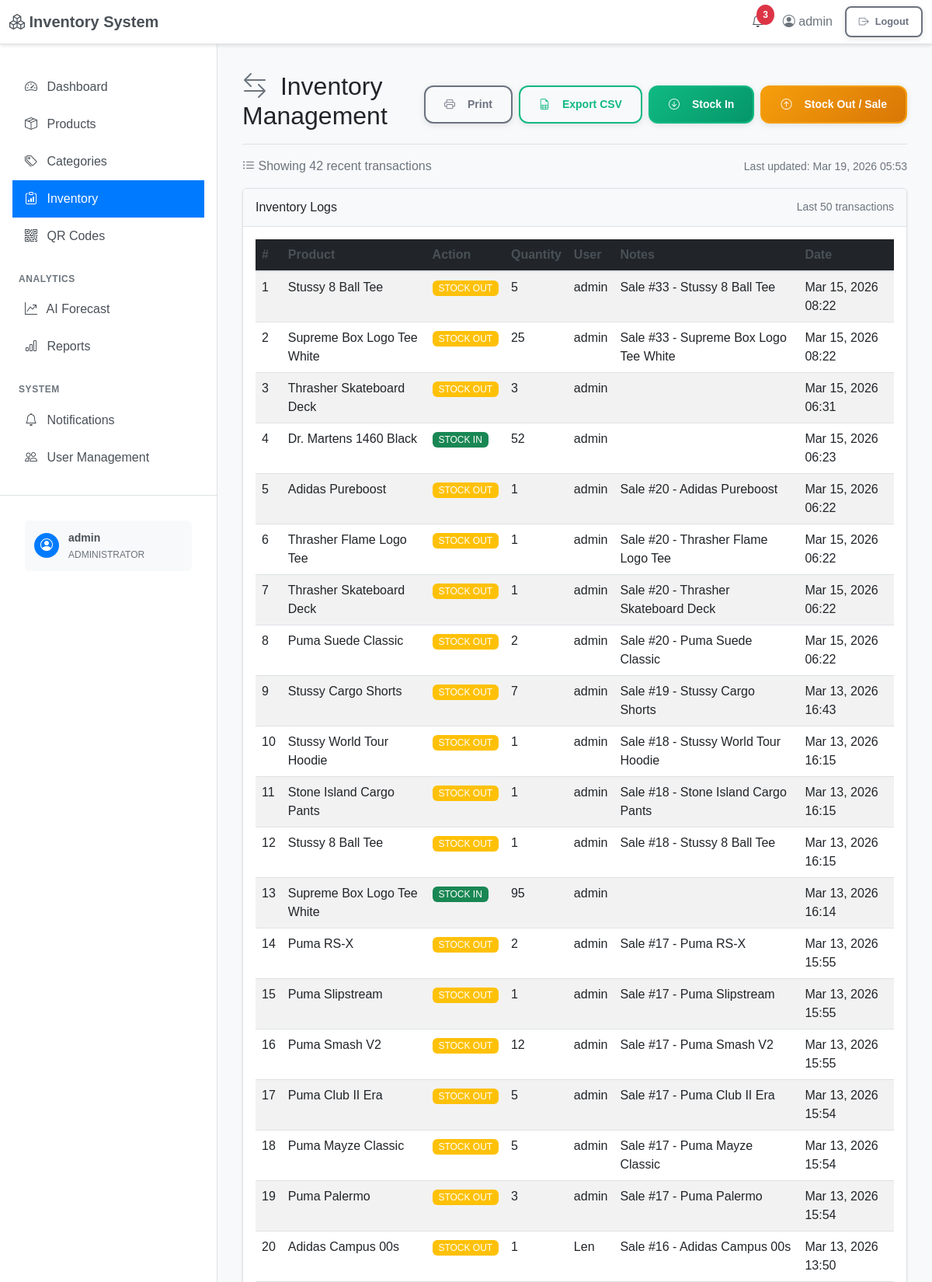
Page /inventory.php (signed in, upper part) on the committed database.
### tables this page shows
CREATE TABLE `inventory_logs` (
  `id` int(11) NOT NULL,
  `product_id` int(11) NOT NULL,
  `action` enum('stock_in','stock_out') NOT NULL,
  `quantity` int(11) NOT NULL,
  `user_id` int(11) DEFAULT NULL,
  `notes` text DEFAULT NULL,
  `created_at` timestamp NOT NULL DEFAULT current_timestamp()
);

CREATE TABLE `products` (
  `id` int(11) NOT NULL,
  `product_name` varchar(200) NOT NULL,
  `category_id` int(11) DEFAULT NULL,
  `supplier_id` int(11) DEFAULT NULL,
  `price` decimal(10,2) NOT NULL,
  `cost_price` decimal(10,2) DEFAULT 0.00,
  `stock_quantity` int(11) DEFAULT 0,
  `reorder_level` int(11) DEFAULT 10,
  `barcode` varchar(100) DEFAULT NULL,
  `image` varchar(255) DEFAULT NULL,
  `date_added` timestamp NOT NULL DEFAULT current_timestamp()
);

CREATE TABLE `users` (
  `id` int(11) NOT NULL,
  `username` varchar(50) NOT NULL,
  `password` varchar(255) NOT NULL,
  `role` enum('admin','manager','cashier','viewer') DEFAULT 'cashier',
  `created_at` timestamp NOT NULL DEFAULT current_timestamp(),
  `email` varchar(100) DEFAULT NULL,
  `first_name` varchar(50) DEFAULT NULL,
  `last_name` varchar(50) DEFAULT NULL,
  `phone` varchar(20) DEFAULT NULL,
  `status` enum('active','inactive','suspended') DEFAULT 'active',
  `last_login` timestamp NULL DEFAULT NULL,
  `failed_login_attempts` int(11) DEFAULT 0,
  `locked_until` timestamp NULL DEFAULT NULL,
  `two_factor_enabled` tinyint(1) DEFAULT 0,
  `two_factor_secret` varchar(32) DEFAULT NULL,
  `created_by` int(11) DEFAULT NULL
);

### inventory.php (the view, shortened to what this page needs)
<?php
$database = new Database();
$db = $database->getConnection();
try {
    $db->query("SHOW TABLES LIKE 'inventory_logs'")->fetch();
    $db->exec("CREATE TABLE IF NOT EXISTS inventory_logs (
        id INT AUTO_INCREMENT PRIMARY KEY,
        product_id INT NOT NULL,
        action ENUM('stock_in', 'stock_out') NOT NULL,
        quantity INT NOT NULL,
        user_id INT NULL,
        notes TEXT NULL,
        created_at TIMESTAMP DEFAULT CURRENT_TIMESTAMP,
        INDEX idx_product (product_id),
        INDEX idx_created (created_at)
    )");
    $db->exec("CREATE TABLE IF NOT EXISTS sales (
        id INT AUTO_INCREMENT PRIMARY KEY,
        product_id INT NULL,
        quantity INT NULL,
        total_price DECIMAL(10,2) NULL,
        customer_name VARCHAR(255) NULL,
        customer_email VARCHAR(255) NULL,
        customer_phone VARCHAR(20) NULL,
        payment_method ENUM('cash', 'card', 'digital_wallet', 'bank_transfer') DEFAULT 'cash',
        total_amount DECIMAL(10,2) NULL,
        notes TEXT NULL,
        created_at TIMESTAMP DEFAULT CURRENT_TIMESTAMP,
        INDEX idx_product (product_id),
        INDEX idx_created (created_at),
        INDEX idx_customer (customer_name)
    )");
    $db->exec("CREATE TABLE IF NOT EXISTS sale_items (
        id INT AUTO_INCREMENT PRIMARY KEY,
        sale_id INT NOT NULL,
        product_id INT NOT NULL,
        quantity INT NOT NULL,
        unit_price DECIMAL(10,2) NOT NULL,
        total_price DECIMAL(10,2) NOT NULL,
        created_at TIMESTAMP DEFAULT CURRENT_TIMESTAMP,
        INDEX idx_sale (sale_id),
        INDEX idx_product (product_id)
    )");
} catch (Exception $e) {
    error_log("Inventory tables creation error: " . $e->getMessage());
}
try {
    $logs_query = "SELECT il.*, p.product_name, u.username
                   FROM inventory_logs il
                   JOIN products p ON il.product_id = p.id
                   LEFT JOIN users u ON il.user_id = u.id
                   ORDER BY il.created_at DESC
                   LIMIT 50";
    $logs = $db->query($logs_query)->fetchAll(PDO::FETCH_ASSOC);
} catch (Exception $e) {
    error_log("Error fetching inventory logs: " . $e->getMessage());
    $logs = [];
}
?>
<!DOCTYPE html>
<html lang="en">
<head>
    <link href="https://cdn.jsdelivr.net/npm/bootstrap@5.3.0/dist/css/bootstrap.min.css" rel="stylesheet">
    <link rel="stylesheet" href="https://cdn.jsdelivr.net/npm/bootstrap-icons@1.11.0/font/bootstrap-icons.css">
    <link rel="stylesheet" href="css/style.css?v=<?php echo time(); ?>">
</head>
<body>
    <?php include 'includes/navbar.php'; ?>
    <div class="container-fluid">
        <?php include 'includes/sidebar.php'; ?>
        <main>
            <div class="d-flex justify-content-between flex-wrap flex-md-nowrap align-items-center pt-3 pb-2 mb-3 border-bottom">
                <h1 class="h2"><i class="bi bi-arrow-left-right"></i> Inventory Management</h1>
                <div class="d-flex gap-2 align-items-center">
                    <button onclick="printInventory()" class="btn btn-outline-secondary">
                        <i class="bi bi-printer me-2"></i> Print
                    </button>
                    <button onclick="exportInventoryCSV()" class="btn btn-outline-success">
                        <i class="bi bi-file-earmark-spreadsheet me-2"></i> Export CSV
                    </button>
                    <button class="btn btn-success" data-bs-toggle="modal" data-bs-target="#stockInModal">
                        <i class="bi bi-arrow-down-circle me-2"></i> Stock In
                    </button>
                    <button class="btn btn-warning" data-bs-toggle="modal" data-bs-target="#stockOutModal">
                        <i class="bi bi-arrow-up-circle me-2"></i> Stock Out / Sale
                    </button>
                </div>
            </div>
                <div class="d-flex justify-content-between align-items-center mb-3">
                    <div>
                        <span class="text-muted">
                            <i class="bi bi-list-ul"></i>
                            Showing <?php echo count($logs); ?> recent transaction<?php echo count($logs) !== 1 ? 's' : ''; ?>
                        </span>
                    </div>
                    <div class="text-muted">
                        <small>Last updated: <?php echo date('M d, Y H:i'); ?></small>
                    </div>
                </div>
                <div class="card">
                    <div class="card-header">
                        <div class="d-flex justify-content-between align-items-center">
                            <span>Inventory Logs</span>
                            <small class="text-muted">Last 50 transactions</small>
                        </div>
                    </div>
                    <div class="card-body">
                        <?php if (empty($logs)): ?>
                            <div class="text-center py-4">
                                <div class="text-muted">
                                    <i class="bi bi-inbox fs-1"></i>
                                    <p class="mt-2">No inventory transactions found</p>
                                    <p><small>Start by adding or removing stock from products</small></p>
                                </div>
                            </div>
                        <?php else: ?>
                            <div class="table-responsive">
                                <table class="table table-striped table-hover" id="inventoryTable">
                                    <thead class="table-dark">
                                        <tr>
                                            <th>#</th>
                                            <th>Product</th>
                                            <th>Action</th>
                                            <th>Quantity</th>
                                            <th>User</th>
                                            <th>Notes</th>
                                            <th>Date</th>
                                        </tr>
                                    </thead>
                                    <tbody>
                                        <?php foreach ($logs as $index => $log): ?>
                                            <tr>
                                                <td><?php echo $index + 1; ?></td>
                                                <td><?php echo htmlspecialchars($log['product_name']); ?></td>
                                                <td>
                                                    <span class="badge <?php echo $log['action'] === 'stock_in' ? 'bg-success' : 'bg-warning'; ?>">
                                                        <?php echo strtoupper(str_replace('_', ' ', $log['action'])); ?>
                                                    </span>
                                                </td>
                                                <td><?php echo $log['quantity']; ?></td>
                                                <td><?php echo htmlspecialchars($log['username'] ?? 'System'); ?></td>
                                                <td><?php echo htmlspecialchars($log['notes']); ?></td>
                                                <td><?php echo date('M d, Y H:i', strtotime($log['created_at'])); ?></td>
                                            </tr>
                                        <?php endforeach; ?>
                                    </tbody>
                                </table>
                            </div>
                        <?php endif; ?>
                    </div>
                </div>
        </main>
    </div>
</body>
</html>

### css/style.css (style rules this page uses)
body { font-family: Arial, sans-serif; background-color: #f8f9fa; padding-top: 56px; }
main { margin-left: 280px; padding: 20px; }
.card { border: 1px solid #dee2e6; border-radius: 0.375rem; box-shadow: 0 1px 3px rgba(0,0,0,0.1); margin-bottom: 1.5rem; }
.card-header { background-color: #f8f9fa; border-bottom: 1px solid #dee2e6; padding: 0.75rem 1rem; }
.card-body { padding: 1rem; }
.table { margin-bottom: 0; }
.table thead th { border-bottom: 2px solid #dee2e6; font-weight: 600; color: #495057; }
.btn { border-radius: 0.375rem; font-weight: 500; padding: 0.5rem 1rem; }
.btn i { margin-right: 0.25rem; }
.badge { font-size: 0.75em; font-weight: 500; }
.border-bottom { border-bottom: 1px solid #dee2e6 !important; }
h1, h2, h3, h4, h5, h6 { color: #495057; font-weight: 600; }
h1 i, h2 i, h3 i, h4 i, h5 i, h6 i { margin-right: 0.5rem; color: #6c757d; }
.text-muted { color: #6c757d !important; }
.fade-in { animation: fadeIn 0.3s ease-in; }
tbody tr { transition: background-color 0.2s ease, transform 0.2s ease; }
.btn { display: inline-flex; align-items: center; justify-content: center; padding: 0.75rem 1.5rem; font-size: 0.875rem; font-weight: 600; line-height: 1.5; border-radius: 12px; border: 2px solid transparent; text-decoration: none; white-space: nowrap; transition: all 0.3s cubic-bezier(0.4, 0, 0.2, 1); position: relative; overflow: hidden; min-height: 44px; gap: 0.5rem; cursor: pointer; box-shadow: 0 2px 8px rgba(0, 0, 0, 0.1); }
.btn-success { background: linear-gradient(135deg, #10b981 0%, #059669 100%); color: white; border-color: #10b981; }
.btn-warning { background: linear-gradient(135deg, #f59e0b 0%, #d97706 100%); color: white; border-color: #f59e0b; }
.btn-outline-secondary { background: transparent; color: #6b7280; border-color: #6b7280; }
.btn-outline-success { background: transparent; color: #10b981; border-color: #10b981; }
.btn i { flex-shrink: 0; }
.btn i:only-child { margin: 0; }
.btn::before { content: ''; position: absolute; top: 50%; left: 50%; width: 0; height: 0; border-radius: 50%; background: rgba(255, 255, 255, 0.3); transform: translate(-50%, -50%); transition: width 0.3s, height 0.3s; pointer-events: none; }

### inventory.php (style rules this page uses)
#inventoryTable { table-layout: auto !important; }
#inventoryTable th, #inventoryTable td { animation: none !important; transform: none !important; transition: none !important; }
#inventoryTable tbody tr { animation: none !important; animation-delay: 0s !important; }
#inventoryTable tbody tr::before { display: none !important; }
.table-responsive { overflow-x: auto; }
#inventoryTable .badge { display: inline-block; white-space: nowrap; }
.btn i { margin-right: 0.375rem; }
.btn i:only-child { margin-right: 0; }
.d-flex.gap-2 .btn { margin: 0; }
.btn { flex-shrink: 0; }

### rows in the picture
inventory_logs: product.product_name "Stussy 8 Ball Tee", action "STOCK OUT", quantity "5", user.username "admin", notes "Sale #33 - Stussy 8 Ball Tee", created_at "Mar 15, 2026 08:22"
inventory_logs: product.product_name "Supreme Box Logo Tee White", action "STOCK OUT", quantity "25", user.username "admin", notes "Sale #33 - Supreme Box Logo Tee White", created_at "Mar 15, 2026 08:22"
inventory_logs: product.product_name "Thrasher Skateboard Deck", action "STOCK OUT", quantity "3", user.username "admin", created_at "Mar 15, 2026 06:31"
inventory_logs: product.product_name "Dr. Martens 1460 Black", action "STOCK IN", quantity "52", user.username "admin", created_at "Mar 15, 2026 06:23"
inventory_logs: product.product_name "Adidas Pureboost", action "STOCK OUT", quantity "1", user.username "admin", notes "Sale #20 - Adidas Pureboost", created_at "Mar 15, 2026 06:22"
inventory_logs: product.product_name "Thrasher Flame Logo Tee", action "STOCK OUT", quantity "1", user.username "admin", notes "Sale #20 - Thrasher Flame Logo Tee", created_at "Mar 15, 2026 06:22"
inventory_logs: product.product_name "Thrasher Skateboard Deck", action "STOCK OUT", quantity "1", user.username "admin", notes "Sale #20 - Thrasher Skateboard Deck", created_at "Mar 15, 2026 06:22"
inventory_logs: product.product_name "Puma Suede Classic", action "STOCK OUT", quantity "2", user.username "admin", notes "Sale #20 - Puma Suede Classic", created_at "Mar 15, 2026 06:22"
inventory_logs: product.product_name "Stussy Cargo Shorts", action "STOCK OUT", quantity "7", user.username "admin", notes "Sale #19 - Stussy Cargo Shorts", created_at "Mar 13, 2026 16:43"
inventory_logs: product.product_name "Stussy World Tour Hoodie", action "STOCK OUT", quantity "1", user.username "admin", notes "Sale #18 - Stussy World Tour Hoodie", created_at "Mar 13, 2026 16:15"
inventory_logs: product.product_name "Stone Island Cargo Pants", action "STOCK OUT", quantity "1", user.username "admin", notes "Sale #18 - Stone Island Cargo Pants", created_at "Mar 13, 2026 16:15"
inventory_logs: product.product_name "Stussy 8 Ball Tee", action "STOCK OUT", quantity "1", user.username "admin", notes "Sale #18 - Stussy 8 Ball Tee", created_at "Mar 13, 2026 16:15"
inventory_logs: product.product_name "Supreme Box Logo Tee White", action "STOCK IN", quantity "95", user.username "admin", created_at "Mar 13, 2026 16:14"
inventory_logs: product.product_name "Puma RS-X", action "STOCK OUT", quantity "2", user.username "admin", notes "Sale #17 - Puma RS-X", created_at "Mar 13, 2026 15:55"
inventory_logs: product.product_name "Puma Slipstream", action "STOCK OUT", quantity "1", user.username "admin", notes "Sale #17 - Puma Slipstream", created_at "Mar 13, 2026 15:55"
inventory_logs: product.product_name "Puma Smash V2", action "STOCK OUT", quantity "12", user.username "admin", notes "Sale #17 - Puma Smash V2", created_at "Mar 13, 2026 15:55"
inventory_logs: product.product_name "Puma Club II Era", action "STOCK OUT", quantity "5", user.username "admin", notes "Sale #17 - Puma Club II Era", created_at "Mar 13, 2026 15:54"
inventory_logs: product.product_name "Puma Mayze Classic", action "STOCK OUT", quantity "5", user.username "admin", notes "Sale #17 - Puma Mayze Classic", created_at "Mar 13, 2026 15:54"
inventory_logs: product.product_name "Puma Palermo", action "STOCK OUT", quantity "3", user.username "admin", notes "Sale #17 - Puma Palermo", created_at "Mar 13, 2026 15:54"
inventory_logs: product.product_name "Adidas Campus 00s", action "STOCK OUT", quantity "1", user.username "Len", notes "Sale #16 - Adidas Campus 00s", created_at "Mar 13, 2026 13:50"

### other values in the picture
$unread_count "3"
$_SESSION['username'] "admin"
count($logs) "42"
